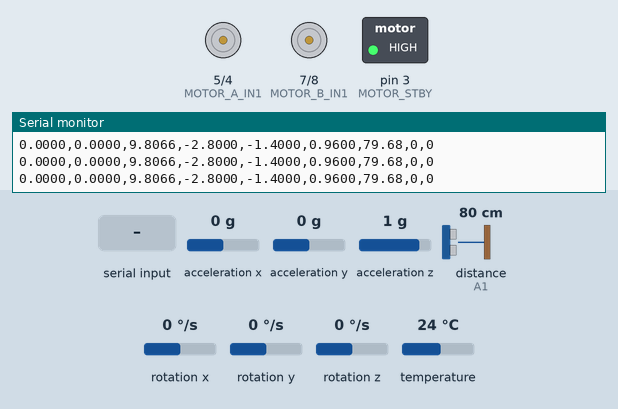
Bench run of a sketch on a simulated Arduino Uno, built with avr-gcc and run on an emulated ATmega328P. Shown: motor-driver pin pairs drawn as motors (green arrow = first pin HIGH = forward, orange = second pin HIGH = backward, longer = more drive, scaled by the enable pin, stopped while the standby pin is LOW), switched loads named in the sketch (green lamp = pin HIGH), the last lines printed to the serial monitor. Wiring (inferred from the names in the program): ultrasonic range finder: trigger A0; echo A1. Inputs (shaded band) come from the test bench; at power-on: acceleration x 0 g, acceleration y 0 g, acceleration z 1 g, distance to the obstacle (sensor on A1) 80 cm, rotation x 0 °/s, rotation y 0 °/s, rotation z 0 °/s, temperature 24 °C. The echo pulse lasts 58.3 µs per cm; pins used as bus, display or sensor lines are not drawn.

Above: at 3.3 s.
3.4 s: "FWD:\n" received over Serial
At 3.9 s:
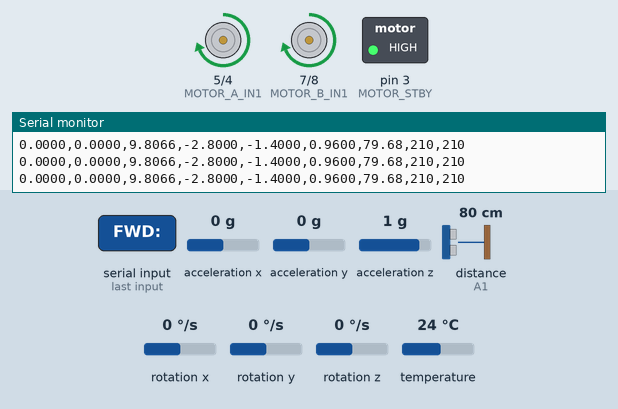
4.9 s: "RIGHT:\n" received over Serial
At 5.5 s:
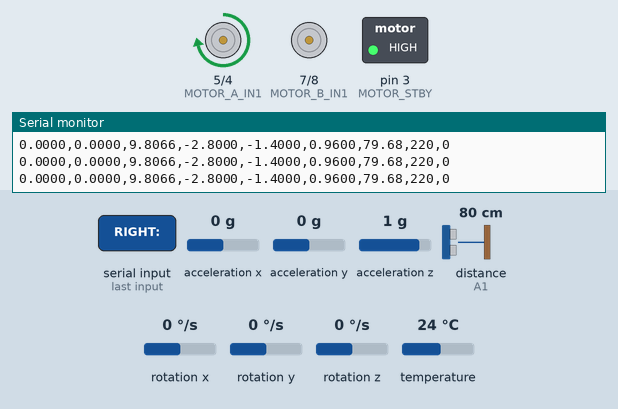
6.4 s: "BWD:\n" received over Serial
At 6.9 s:
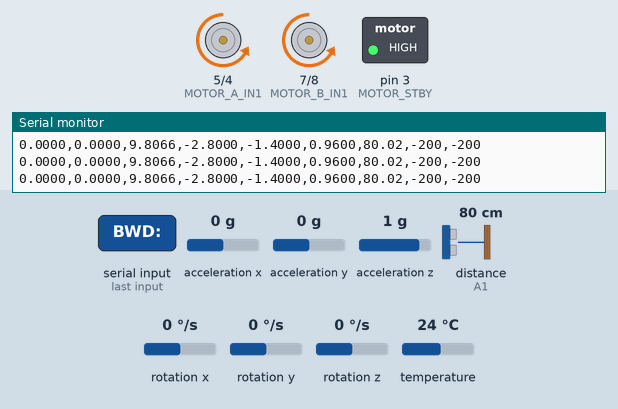
7.9 s: "LEFT:90\n" received over Serial
At 8.8 s:
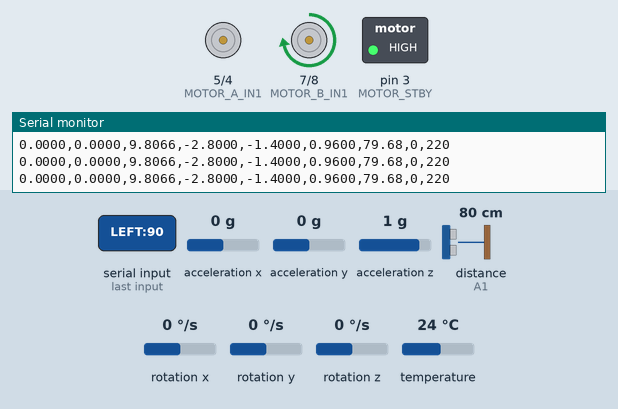
10.9 s: "BWD:,45\n" received over Serial
At 11.4 s:
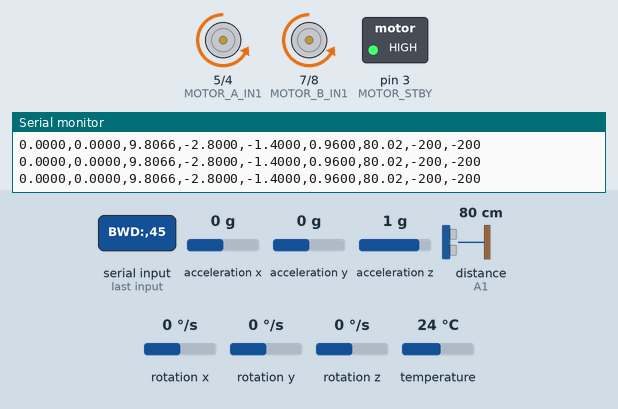
Timing chart, 0 to 13.4 s (numbered marks = the images above; inputs shaded):
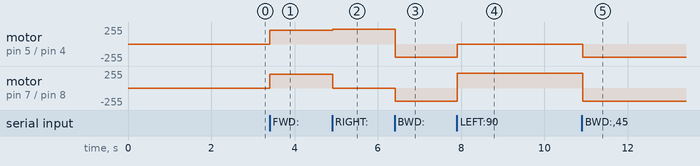

Measured:
- after the input at 3.4 s, motor on pin 5 (MOTOR_A_IN1) / pin 4 (MOTOR_A_IN2), motor on pin 7 (MOTOR_B_IN1) / pin 8 (MOTOR_B_IN2): stopped → forward 210/255 at once
- after the input at 4.9 s, motor on pin 5 (MOTOR_A_IN1) / pin 4 (MOTOR_A_IN2): forward 210/255 → forward 220/255 at once; motor on pin 7 (MOTOR_B_IN1) / pin 8 (MOTOR_B_IN2): forward 210/255 → stopped at once
- after the input at 6.4 s, motor on pin 5 (MOTOR_A_IN1) / pin 4 (MOTOR_A_IN2): forward 220/255 → backward 200/255 at once; motor on pin 7 (MOTOR_B_IN1) / pin 8 (MOTOR_B_IN2): stopped → backward 200/255 at once
- after the input at 7.9 s, motor on pin 5 (MOTOR_A_IN1) / pin 4 (MOTOR_A_IN2): backward 200/255 → stopped at once; motor on pin 7 (MOTOR_B_IN1) / pin 8 (MOTOR_B_IN2): backward 200/255 → forward 220/255 at once
- after the input at 10.9 s, motor on pin 5 (MOTOR_A_IN1) / pin 4 (MOTOR_A_IN2): stopped → backward 200/255 at once; motor on pin 7 (MOTOR_B_IN1) / pin 8 (MOTOR_B_IN2): forward 220/255 → backward 200/255 at once

The sketch:

arduino_complete.ino
```cpp
#include <Wire.h>
#include <Adafruit_MPU6050.h>
#include <Adafruit_Sensor.h>


#define MIN_SPEED       0
#define MAX_SPEED       255
#define FORWARD_SPEED   210
#define BACKWARD_SPEED  200
#define TURN_SPEED      220

#define SAFETY_STOP_CM      12.0
#define SAFETY_HIT_COUNT    2
#define SAFETY_CLEAR_COUNT  3

Adafruit_MPU6050 mpu;

float gx_offset = -2.8;
float gy_offset = -1.4;
float gz_offset = 0.96;
float ax_offset = 0.0;
float ay_offset = 0.0;
float az_offset = 0.0;

const int TRIG_PIN = A0;
const int ECHO_PIN = A1;

const int MOTOR_A_IN1 = 5;
const int MOTOR_A_IN2 = 4;
const int MOTOR_A_PWM = 6;
const int MOTOR_B_IN1 = 7;
const int MOTOR_B_IN2 = 8;
const int MOTOR_B_PWM = 11;
const int MOTOR_STBY = 3;

int motorA_speed = 0;
int motorB_speed = 0;

bool motors_enabled = true;

bool safety_stop_active = false;
int safety_hit_streak = 0;
int safety_clear_streak = 0;

String inputBuffer = "";
const char COMMAND_DELIMITER = '\n';

bool imu_initialized = false;

void setup() {
  Serial.begin(115200);
  delay(2000);

  // Motor pins
  pinMode(MOTOR_A_IN1, OUTPUT);
  pinMode(MOTOR_A_IN2, OUTPUT);
  pinMode(MOTOR_A_PWM, OUTPUT);
  pinMode(MOTOR_B_IN1, OUTPUT);
  pinMode(MOTOR_B_IN2, OUTPUT);
  pinMode(MOTOR_B_PWM, OUTPUT);
  pinMode(MOTOR_STBY, OUTPUT);
  digitalWrite(MOTOR_STBY, HIGH);

  pinMode(TRIG_PIN, OUTPUT);
  pinMode(ECHO_PIN, INPUT);

  TCCR2B = (TCCR2B & 0b11111000) | 0x01;

  stopMotors();

  Wire.begin();
  delay(100);
  initMPU6050();

  Serial.println("IMU-Motor-Ultrasonic System Ready");
}

void initMPU6050() {
  imu_initialized = false;
  Serial.print("Initializing MPU6050...");

  uint8_t addresses[] = {0x68, 0x69};
  for (int a = 0; a < 2 && !imu_initialized; a++) {
    for (int retry = 0; retry < 3 && !imu_initialized; retry++) {
      if (mpu.begin(addresses[a])) {
        mpu.setAccelerometerRange(MPU6050_RANGE_2_G);
        mpu.setGyroRange(MPU6050_RANGE_250_DEG);
        mpu.setFilterBandwidth(MPU6050_BAND_21_HZ);
        imu_initialized = true;
        Serial.print(" OK at 0x");
        Serial.println(addresses[a], HEX);
      } else {
        Serial.print(".");
        delay(500);
      }
    }
  }
  if (!imu_initialized) {
    Serial.println(" FAILED - send REINIT_IMU to retry, or check SDA/SCL wiring");
  }
}

void i2cScan() {
  Serial.println("I2C_SCAN:start");
  int found = 0;
  for (uint8_t addr = 1; addr < 127; addr++) {
    Wire.beginTransmission(addr);
    uint8_t err = Wire.endTransmission();
    if (err == 0) {
      Serial.print("I2C_SCAN:found:0x");
      Serial.println(addr, HEX);
      found++;
    }
    delay(5);
  }
  if (found == 0) Serial.println("I2C_SCAN:none_found");
  Serial.println("I2C_SCAN:done");
}

void loop() {
  for (int i = 0; i < 3; i++) {
    while (Serial.available() > 0) {
      char c = Serial.read();
      if (c == COMMAND_DELIMITER) {
        processCommand(inputBuffer);
        inputBuffer = "";
      } else if (c != '\r') {
        inputBuffer += c;
      }
    }
  }

  float ax = 0, ay = 0, az = 0, gx = 0, gy = 0, gz = 0;
  if (imu_initialized) {
    sensors_event_t a, g, temp;
    mpu.getEvent(&a, &g, &temp);

    ax = a.acceleration.x + ax_offset;
    ay = a.acceleration.y + ay_offset;
    az = a.acceleration.z + az_offset;

    gx = (g.gyro.x * 57.2958) + gx_offset;
    gy = (g.gyro.y * 57.2958) + gy_offset;
    gz = (g.gyro.z * 57.2958) + gz_offset;
  }

  float distance = readUltrasonic();

  if (distance > 0 && distance < SAFETY_STOP_CM) {
    safety_hit_streak++;
    safety_clear_streak = 0;
    if (!safety_stop_active && safety_hit_streak >= SAFETY_HIT_COUNT) {
      safety_stop_active = true;
      Serial.print("SAFETY_STOP:1,");
      Serial.println(distance, 2);
      Serial.flush();
    }
  } else {
    safety_clear_streak++;
    safety_hit_streak = 0;
    if (safety_stop_active && safety_clear_streak >= SAFETY_CLEAR_COUNT) {
      safety_stop_active = false;
      Serial.println("SAFETY_STOP:0");
      Serial.flush();
    }
  }

  Serial.print(ax, 4); Serial.print(",");
  Serial.print(ay, 4); Serial.print(",");
  Serial.print(az, 4); Serial.print(",");
  Serial.print(gx, 4); Serial.print(",");
  Serial.print(gy, 4); Serial.print(",");
  Serial.print(gz, 4); Serial.print(",");
  Serial.print(distance, 2); Serial.print(",");
  Serial.print(motorA_speed); Serial.print(",");
  Serial.println(motorB_speed);
  Serial.flush();

  delay(20);
}

float readUltrasonic() {
  digitalWrite(TRIG_PIN, LOW);
  delayMicroseconds(2);
  digitalWrite(TRIG_PIN, HIGH);
  delayMicroseconds(10);
  digitalWrite(TRIG_PIN, LOW);

  unsigned long duration = pulseIn(ECHO_PIN, HIGH, 30000);
  float distance = (duration * 0.0343) / 2.0;
  return distance;
}


void setMotorA(int speed) {
  motorA_speed = constrain(speed, -MAX_SPEED, MAX_SPEED);
  if (motorA_speed > 0) {
    digitalWrite(MOTOR_A_IN1, HIGH);
    digitalWrite(MOTOR_A_IN2, LOW);
  } else if (motorA_speed < 0) {
    digitalWrite(MOTOR_A_IN1, LOW);
    digitalWrite(MOTOR_A_IN2, HIGH);
  } else {
    digitalWrite(MOTOR_A_IN1, LOW);
    digitalWrite(MOTOR_A_IN2, LOW);
  }
  analogWrite(MOTOR_A_PWM, abs(motorA_speed));
}

void setMotorB(int speed) {
  motorB_speed = constrain(speed, -MAX_SPEED, MAX_SPEED);
  if (motorB_speed > 0) {
    digitalWrite(MOTOR_B_IN1, HIGH);
    digitalWrite(MOTOR_B_IN2, LOW);
  } else if (motorB_speed < 0) {
    digitalWrite(MOTOR_B_IN1, LOW);
    digitalWrite(MOTOR_B_IN2, HIGH);
  } else {
    digitalWrite(MOTOR_B_IN1, LOW);
    digitalWrite(MOTOR_B_IN2, LOW);
  }
  analogWrite(MOTOR_B_PWM, abs(motorB_speed));
}

void setMotors(int speedA, int speedB) {
  motorA_speed = constrain(speedA, -MAX_SPEED, MAX_SPEED);
  motorB_speed = constrain(speedB, -MAX_SPEED, MAX_SPEED);

  if (!motors_enabled) {
    Serial.println("IGNORED: Motors disabled (send START)");
    return;
  }

  setMotorA(speedA);
  setMotorB(speedB);
}

void stopMotors() {
  setMotorA(0);
  setMotorB(0);
  Serial.println("Motors stopped.");
}

void moveForward(int speed) {
  setMotors(speed, speed);
  Serial.print("Moving forward at speed "); Serial.println(speed);
}
void moveBackward(int speed) {
  setMotors(-speed, -speed);
  Serial.print("Moving backward at speed "); Serial.println(speed);
}
void turnLeft(int speed) {
  setMotors(0, speed);
  Serial.print("Turning left at speed "); Serial.println(speed);
}
void turnRight(int speed) {
  setMotors(speed, 0);
  Serial.print("Turning right at speed "); Serial.println(speed);
}

void processCommand(String cmd) {
  cmd.replace("\r", "");
  cmd.replace("\n", "");

  if (cmd == "START") {
    motors_enabled = true;
    Serial.println("✅ ACK:START - Motors ENABLED - Safety stop ACTIVE");
    Serial.flush();
    return;
  }
  if (cmd == "STOP") {
    motors_enabled = false;
    stopMotors();
    Serial.println("ACK:STOP");
    Serial.flush();
    return;
  }
  if (!motors_enabled && cmd.startsWith("MOTOR:")) {
    Serial.println("IGNORED: Motors disabled (send START)");
    Serial.flush();
    return;
  }

  if (cmd.startsWith("MOTOR:")) {
    String speedStr = cmd.substring(6);
    int commaPos = speedStr.indexOf(',');
    if (commaPos > 0) {
      int speedA = speedStr.substring(0, commaPos).toInt();
      int speedB = speedStr.substring(commaPos + 1).toInt();
      setMotors(speedA, speedB);
      Serial.print("ACK:MOTOR:");
      Serial.print(speedA); Serial.print(",");
      Serial.println(speedB);
      Serial.flush();
    }
  } else if (cmd.startsWith("FWD:")) {
    moveForward(FORWARD_SPEED);
    Serial.print("ACK:FWD:"); Serial.println(FORWARD_SPEED);
    Serial.flush();
  } else if (cmd.startsWith("BWD:")) {
    moveBackward(BACKWARD_SPEED);
    Serial.print("ACK:BWD:"); Serial.println(BACKWARD_SPEED);
    Serial.flush();
  } else if (cmd.startsWith("LEFT:")) {
    turnLeft(TURN_SPEED);
    Serial.print("ACK:LEFT:"); Serial.println(TURN_SPEED);
    Serial.flush();
  } else if (cmd.startsWith("RIGHT:")) {
    turnRight(TURN_SPEED);
    Serial.print("ACK:RIGHT:"); Serial.println(TURN_SPEED);
    Serial.flush();
  } else if (cmd == "REINIT_IMU") {
    Wire.begin();
    delay(100);
    initMPU6050();
    Serial.print("ACK:REINIT_IMU:");
    Serial.println(imu_initialized ? "OK" : "FAILED");
    Serial.flush();
  } else if (cmd == "I2C_SCAN") {
    i2cScan();
    Serial.flush();
  } else if (cmd.startsWith("AUTO:")) {
    Serial.print("ACK:"); Serial.println(cmd);
    Serial.flush();
  }
}
```
